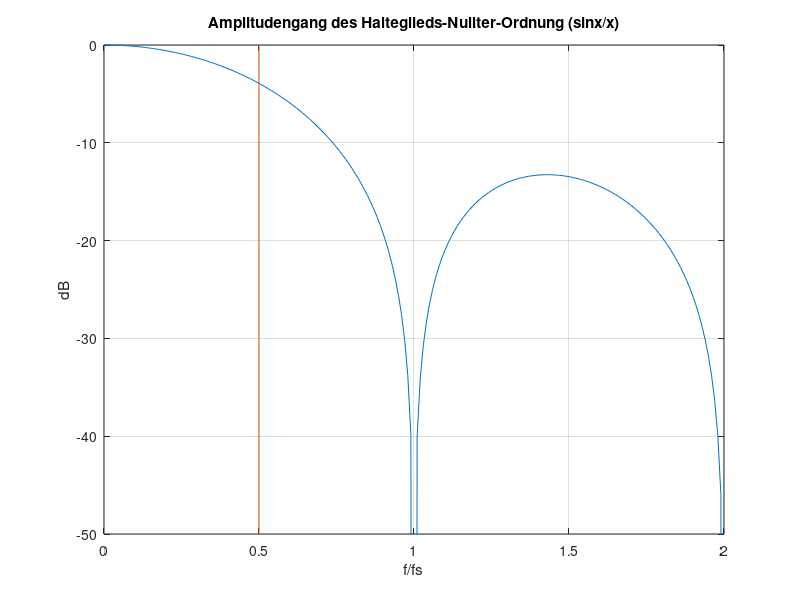

Write MATLAB code to recreate this figure.
% Programm zero_ord_hold, um das Bild 1_31b zu 
% erzeugen

x = 0:0.01:2;
figure(1);   clf;
plot(x, 20*log10(abs(sinc(x))));
La = axis; axis([La(1:2), -50, La(4)]);
grid;
ylabel('dB');
xlabel('f/fs');
hold on
plot([0.5 0.5],[-50 0]);
title('Amplitudengang des Halteglieds-Nullter-Ordnung (sinx/x)');
hold off
